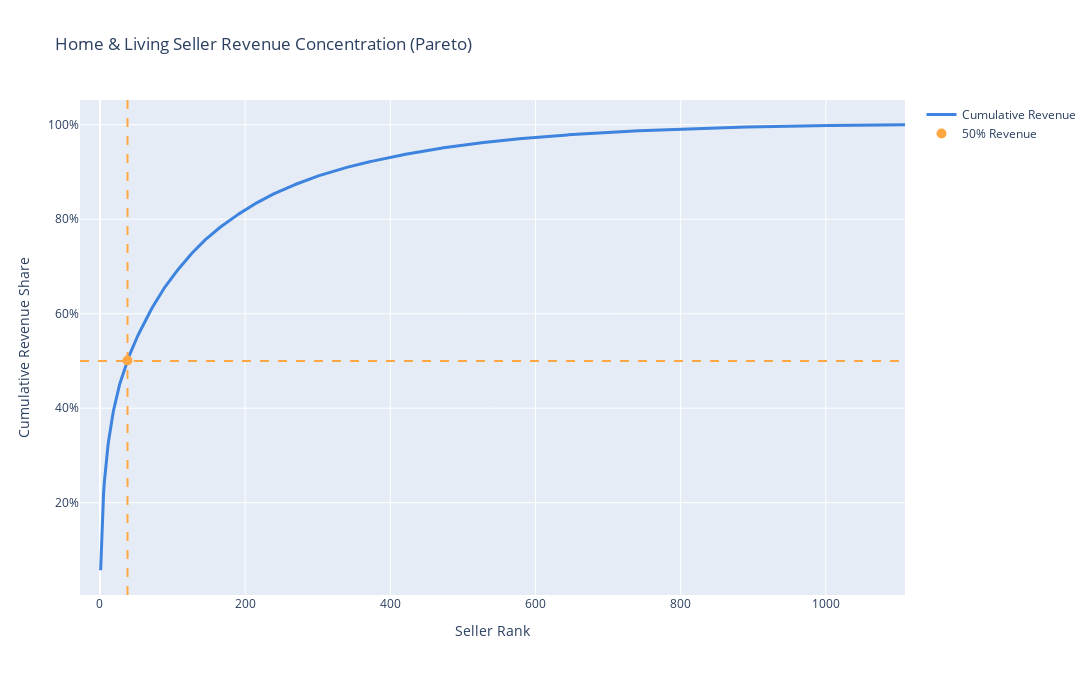

Here is the notebook cell this chart was saved with:
### Markdown cell above
## 3. Home & Living Visualizations

### Code cell
# Filter Home & Living
df_home = df[df['industry'] == 'Home & Living'].copy()
seller_gmv = df_home.groupby('seller_id')['gmv_item'].sum().sort_values(ascending=False).reset_index()
seller_gmv['rank'] = range(1, len(seller_gmv) + 1)
seller_gmv['cumsum_share'] = seller_gmv['gmv_item'].cumsum() / seller_gmv['gmv_item'].sum()

half_idx = seller_gmv[seller_gmv['cumsum_share'] >= 0.5].index[0]
half_rank = int(seller_gmv.loc[half_idx, 'rank'])
half_share = float(seller_gmv.loc[half_idx, 'cumsum_share'])

fig = go.Figure()
fig.add_trace(go.Scatter(
    x=seller_gmv['rank'],
    y=seller_gmv['cumsum_share'],
    mode='lines',
    line=dict(color=MAIN_COLOR, width=3),
    name='Cumulative Revenue'
))
fig.add_hline(y=0.5, line_dash='dash', line_color=ACCENT_COLOR)
fig.add_vline(x=half_rank, line_dash='dash', line_color=ACCENT_COLOR)
fig.add_trace(go.Scatter(
    x=[half_rank],
    y=[half_share],
    mode='markers',
    marker=dict(color=ACCENT_COLOR, size=10),
    name='50% Revenue'
))
fig.update_layout(
    title='Home & Living Seller Revenue Concentration (Pareto)',
    xaxis_title='Seller Rank',
    yaxis_title='Cumulative Revenue Share',
    yaxis_tickformat='.0%',
    width=FIG_WIDTH,
    height=FIG_HEIGHT,
    showlegend=True
)
fig.show()
print(f'50% revenue is reached by top {half_rank:,} sellers.')

### Figure 1 — Plotly figure (JSON) as saved in the notebook; plotly's stock layout.template omitted (floating-point values rounded to 4 significant figures; data arrays with more than 128 entries replaced by an {"elided": "..."} marker saying what was removed)
{"data": [{"line": {"color": "#3e84df", "width": 3}, "mode": "lines", "name": "Cumulative Revenue", "type": "scatter", "x": {"elided": "1109 int values"}, "y": {"elided": "1109 float values"}}, {"marker": {"color": "#ffa743", "size": 10}, "mode": "markers", "name": "50% Revenue", "type": "scatter", "x": [38], "y": [0.5011]}], "layout": {"height": 675, "shapes": [{"line": {"color": "#ffa743", "dash": "dash"}, "type": "line", "x0": 0, "x1": 1, "xref": "x domain", "y0": 0.5, "y1": 0.5, "yref": "y"}, {"line": {"color": "#ffa743", "dash": "dash"}, "type": "line", "x0": 38, "x1": 38, "xref": "x", "y0": 0, "y1": 1, "yref": "y domain"}], "showlegend": true, "title": {"text": "Home & Living Seller Revenue Concentration (Pareto)"}, "width": 1200, "xaxis": {"title": {"text": "Seller Rank"}}, "yaxis": {"tickformat": ".0%", "title": {"text": "Cumulative Revenue Share"}}}}
